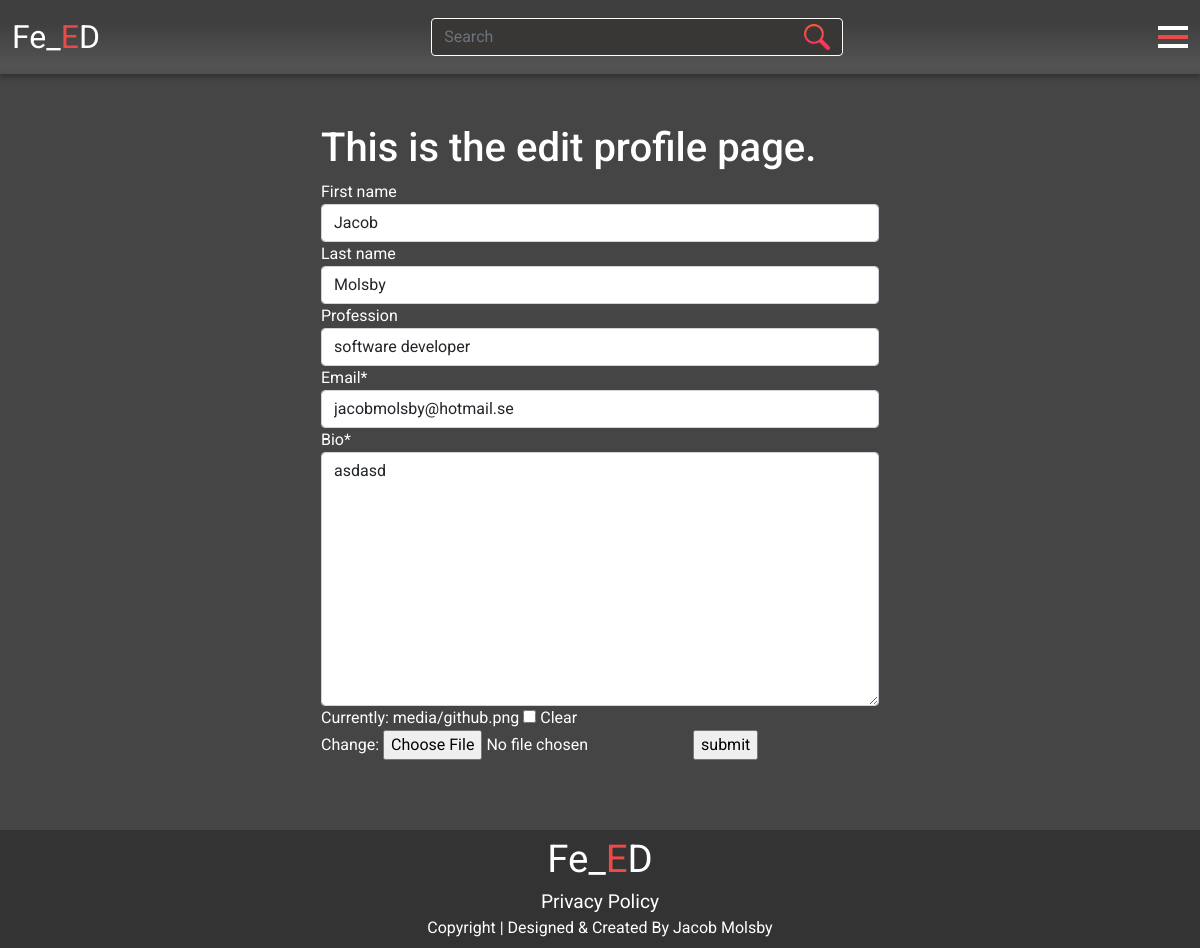
/edit_profile/ (signed in), run on the app's committed database.
### users/models.py (models this page shows, shortened)
class BlogUser(models.Model):
    user = models.OneToOneField(User, on_delete=models.CASCADE)
    first_name = models.CharField(max_length=254, null=True, blank=True)
    last_name = models.CharField(max_length=254, null=True, blank=True)
    profession = models.CharField(max_length=254, null=True, blank=True)
    email = models.EmailField()
    bio = models.TextField()
    image = models.ImageField(null=True, blank=True, upload_to="media")
    joined = models.DateTimeField(auto_now_add=True)

### users/views.py (the view)
# urls.py: path("edit_profile/", views.edit_profile, name="edit")
def edit_profile(request):
    profile = get_object_or_404(BlogUser, user=request.user)
    if request.method == 'POST':
        form = BlogUserForm(request.POST, request.FILES, instance=profile)
        if form.is_valid():
            form.save()
            messages.success(request, 'Profile updated successfully')
            return redirect('../profile')
        else:
            messages.error(request,
                           ('Update failed. Please ensure '
                            'the form is valid.'))
    else:
        form = BlogUserForm(instance=profile)
    template_name = "users/edit_profile.html"
    context = {
        "form": form,
    }
    return render(request, template_name, context)

### users/forms.py
class BlogUserForm(forms.ModelForm):
    class Meta:
        model = BlogUser
        exclude = ('user',)

### users/templates/users/edit_profile.html (shortened to what this page needs)
{% extends 'base.html' %}
{% block content %}
<main class="position-relative">
    <div class="details-spacer"></div>
    <div class="container">
        <div class="row d-flex justify-content-center">
            <div class="col-12 col-md-6">
                <h1>This is the edit profile page.</h1>
                <form action="{% url 'edit' %}" method="POST" enctype="multipart/form-data">
                    {% for field in form %}
                    {% if field.name != 'image' %}
                    {{ field | as_crispy_field }}
                    {% else %}
                    {{ field }}
                    {% endif %}
                    {% endfor %}
                    <input type="submit" value="submit">
                </form>
            </div>
        </div>
    </div>
</main>
{% endblock %}

### static/css/base.css (style rules this page uses)
html, body { margin: 0; padding: 0; box-sizing: border-box; height: 100%; }
body { background-color: #454545; color: #fff; display:grid; grid-template-rows: auto 1fr auto; min-height:100vh; }
a { color: #fff; text-decoration: none; }
.row { --bs-gutter-x: 0 !important; --bs-gutter-y: 0 !important; }
* { font-family: roboto, sans-serif; }
.details-spacer { height: 50px; }

### data on the page
BlogUser: first_name "Jacob" "Molsby" "software developer" "jacobmolsby@hotmail.se" "asdasd"
